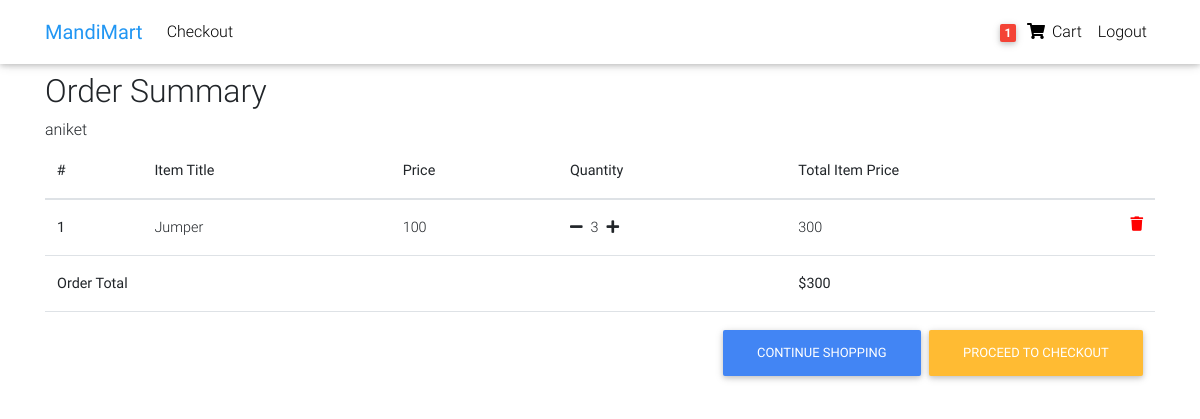
The page /order-summary/ (signed in) on the database as committed earlier.
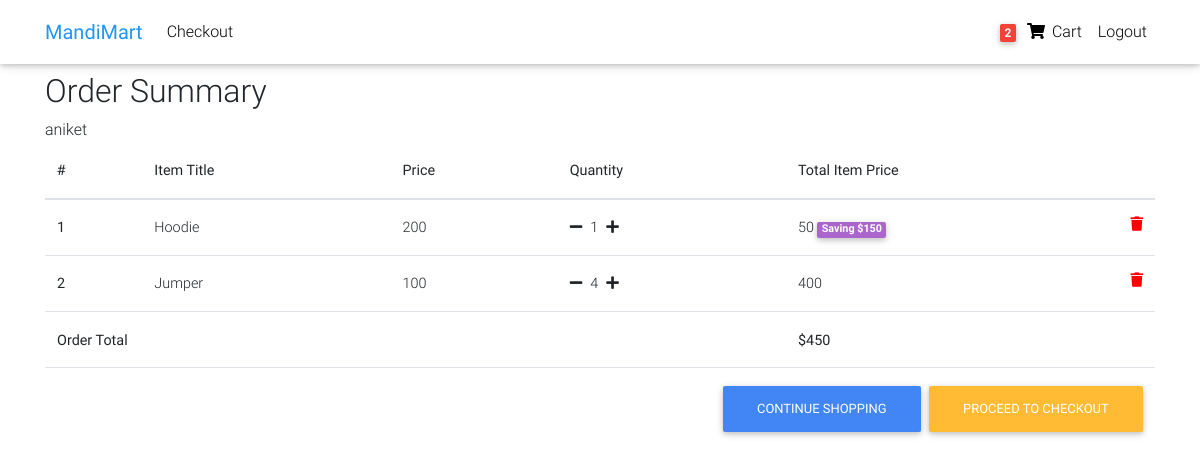
The same page on the database as committed later.
### core/models.py (models this page shows, shortened)
class Order(models.Model):
    user = models.ForeignKey(settings.AUTH_USER_MODEL,
                             on_delete=models.CASCADE)
    items = models.ManyToManyField(OrderItem)
    start_date = models.DateTimeField(auto_now_add=True)
    ordered_date = models.DateTimeField()
    ordered = models.BooleanField(default=False)
    address = models.ForeignKey('Address',on_delete=models.SET_NULL,blank=True,null=True)
    payment = models.ForeignKey('Payment',on_delete=models.SET_NULL,blank=True,null=True)
    def __str__(self):
        return self.user.username
    def get_total(self):
        total = 0
        for order_item in self.items.all():
            total += order_item.get_final_price()
        return total

class OrderItem(models.Model):
    user = models.ForeignKey(settings.AUTH_USER_MODEL,
                             on_delete=models.CASCADE, blank=True, null=True)
    ordered = models.BooleanField(default=False)
    item = models.ForeignKey(Item, on_delete=models.CASCADE)
    quantity = models.IntegerField(default=1)
    def get_total_item_price(self):
        return self.quantity*self.item.price
    def get_total_discount_item_price(self):
        return self.quantity*self.item.discount_price
    def get_amount_saved(self):
        return self.get_total_item_price() - self.get_total_discount_item_price()
    def get_final_price(self):
        if self.item.discount_price:
            return self.get_total_discount_item_price()
        return self.get_total_item_price()

class Item(models.Model):
    title = models.CharField(max_length=100)
    price = models.IntegerField()
    discount_price = models.IntegerField(blank=True, null=True)
    category = models.CharField(choices=CATEGORY_CHOICES, max_length=2)
    label = models.CharField(choices=LABEL_CHOICES, max_length=1)
    slug = models.SlugField()
    description = models.TextField(default="this is a test description")
    image = models.ImageField()

### core/views.py (the view)
# urls.py: path('order-summary/', views.OrderSummaryView.as_view(), name = 'order-summary'),
class OrderSummaryView(LoginRequiredMixin, View):
    def get(self, *args, **kwargs):
        try:
            order = Order.objects.get(user=self.request.user, ordered=False)
            context = {
                'object': order
            }
            return render(self.request, 'order_summary.html', context)
        except ObjectDoesNotExist:
            messages.error(self.request, "You do not have an active order")
            return redirect("/")

### core/templatetags/cart_template_tags.py (called while the page is built)
@register.filter
def cart_item_count(user):
    if user.is_authenticated:
        qs = Order.objects.filter(user=user,ordered=False)
        if qs.exists():
            return qs[0].items.count()
    return 0

### templates/order_summary.html (shortened to what this page needs)
{% extends "base.html" %} {% block content %}
<main>
  <div class="container">
    <h2>Order Summary</h2>
    {{object}}
    <div class="table-responsive">
      <table class="table">
        <thead>
          <tr>
            <th scope="col">#</th>
            <th scope="col">Item Title</th>
            <th scope="col">Price</th>
            <th scope="col">Quantity</th>
            <th scope="col">Total Item Price</th>
          </tr>
        </thead>
        <tbody>
          {% for order_item in object.items.all %}
          <tr>
            <th scope="row">{{forloop.counter}}</th>
            <td>{{ order_item.item.title }}</td>
            <td>{{ order_item.item.price }}</td>
            <td><a href="{% url 'core:remove-single-item-from-cart' order_item.item.slug %}"><i class="fas fa-minus mr-2"></i></a>{{ order_item.quantity }}<a href="{% url 'core:add-to-cart' order_item.item.slug %}"><i class="fas fa-plus ml-2"></i></a></td>
            <td>
              {% if order_item.item.discount_price%}
              {{order_item.get_total_discount_item_price}}
              <span class="badge badge-secondary"
                >Saving ${{ order_item.get_amount_saved }}</span
              >
              {% else %} {{order_item.get_total_item_price}} {% endif %}
              <a style="color:red" href="{% url 'core:remove-from-cart' order_item.item.slug %}"><i class="fas fa-trash float-right"></i></a>
            </td>
          </tr>
          {% endfor %}
          {% if object.get_total %}
          <tr>
            <td colspan="4"><b>Order Total</b></td>
            <td><b>${{ object.get_total }}</b></td>
          </tr>
          <tr>
            <td colspan="5">
                <a class="btn btn-warning float-right ml-2" href="/checkout/">Proceed to Checkout
                <a class="btn btn-primary float-right" href="/">Continue Shopping</td>
          </tr>
          {% endif %}
        </tbody>
      </table>
    </div>
  </div>
</main>
{% endblock content %}

### templates/base.html (shortened to what this page needs)
{% load static %}
<!DOCTYPE html>
<html lang="en">
<head>
  <link rel="stylesheet" href="https://use.fontawesome.com/releases/v5.8.1/css/all.css">
  <link href="{% static 'css/bootstrap.min.css' %}" rel="stylesheet">
  <link href="{% static 'css/mdb.min.css' %}" rel="stylesheet">
  <link href="{% static 'css/style.min.css' %}" rel="stylesheet">
</head>
{% include "navbar.html" %}
<body>
    <div class="mt-5 pt-4">
    </div>
    {% block content %}
    {% endblock content %}
</body>
</html>

### templates/navbar.html (shortened to what this page needs)
{% load cart_template_tags %}
<nav
  class="navbar fixed-top navbar-expand-lg navbar-light white scrolling-navbar"
>
  <div class="container">
    <a class="navbar-brand waves-effect" href="/">
      <strong class="blue-text">MandiMart</strong>
    </a>
    <div class="collapse navbar-collapse" id="navbarSupportedContent">
      <ul class="navbar-nav mr-auto">
        <li class="nav-item">
          <a class="nav-link waves-effect" href="/checkout"> Checkout</a>
        </li>
      </ul>
      <ul class="navbar-nav nav-flex-icons">
        {% if request.user.is_authenticated %}
        <li class="nav-item">
          <a
            href="{% url 'core:order-summary' %}"
            class="nav-link waves-effect"
          >
            <span class="badge red z-depth-1 mr-1">
              {{ request.user|cart_item_count }}
            </span>
            <i class="fas fa-shopping-cart"></i>
            <span class="clearfix d-none d-sm-inline-block"> Cart </span>
          </a>
        </li>
        <li class="nav-item">
          <a class="nav-link waves-effect" href="{% url 'account_logout' %}">
            <span class="clearfix d-none d-sm-inline-block"> Logout </span>
          </a>
        </li>
        {% endif %}
      </ul>
    </div>
  </div>
</nav>

### templates/base.html (style rules this page uses)
html, body, header, .carousel { height: 60vh; }

Rows that differ between the two databases and show on the page:
changed through a linked row, Order "aniket": get_total "300" → "450"
now on this page (row unchanged): OrderItem: item "Hoodie", item.price "200", quantity "1", get_total_discount_item_price "50", get_amount_saved "150"
changed OrderItem "Jumper": quantity "3" → "4"; get_total_item_price "300" → "400"
Other text that changed with them:
{{ request.user|cart_item_count }}: "1" → "2"
